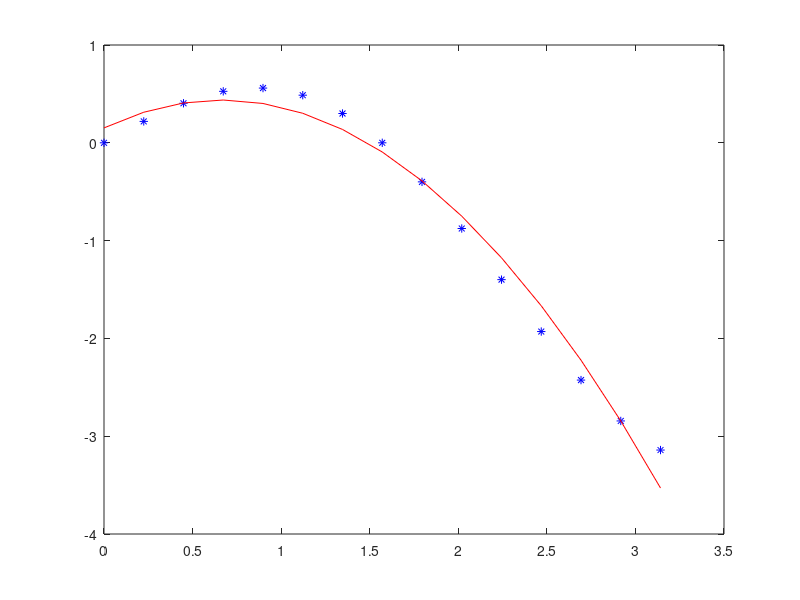

MATLAB code for this plot:
x = linspace(0,pi,15)
y = x.*cos(x)

coeff = polyfit(x,y,2) %RITORNA COEFFICIENTI
c1 = coeff(1)
c2 = coeff(2)
c3 = coeff(3)
%METODI EQUIVALENTI
f = polyval(coeff,x)
f2 = c1.*x.^2 +c2.*x +c3
%STAMPO IN X CHE VA DA 0 A PI
plot(x,y,'b*')
hold on
plot(x,f2,'r-')
